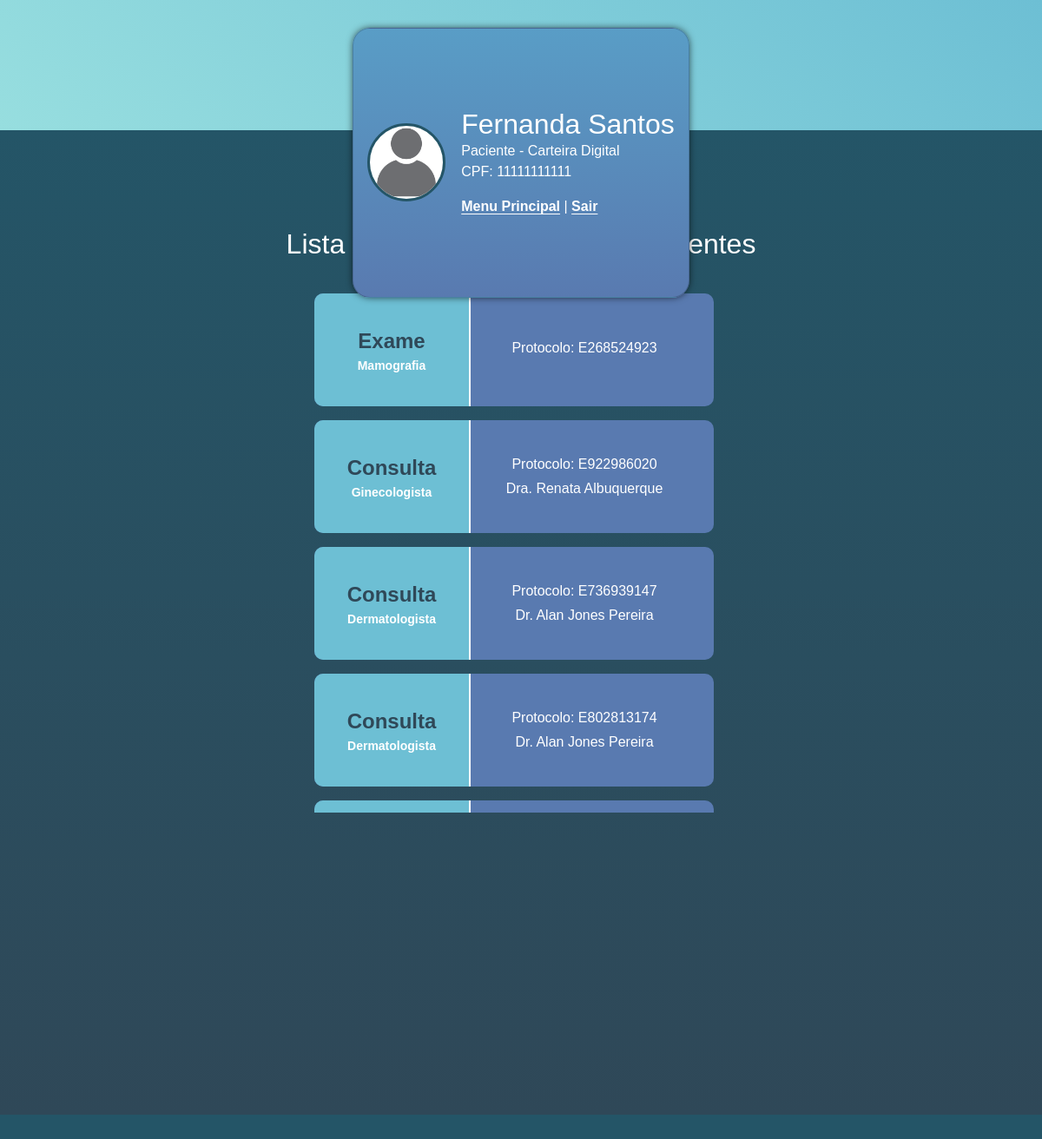
Screenshot of /encaminhamentos (signed in) with the database file from the repository.
### main/models.py (models this page shows, shortened)
class DimPaciente(db.Model, UserMixin):
    _tablename_ = 'dim_paciente'
    id_paciente = db.Column(db.Integer, primary_key=True)
    cpf = db.Column(db.String(11), unique=True, nullable=False)
    nome = db.Column(db.String(100), nullable=False)
    data_nascimento = db.Column(db.Date, nullable=True)
    telefone = db.Column(db.String(20), nullable=True)
    email = db.Column(db.String(100), nullable=True)
    senha = db.Column(db.String(255), nullable=True)
    access_key = db.Column(db.String(255), nullable=True)
    role = db.Column(db.String(10), default='paciente')

class DimEncaminhamento(db.Model):
    _tablename_ = 'dim_encaminhamento'
    id_encaminhamento = db.Column(db.Integer, primary_key=True)
    fk_id_tipo_encaminhamento = db.Column(db.String, db.ForeignKey('dim_tipo_encaminhamento.id_tipo_encaminhamento'), nullable=False)
    fk_id_paciente = db.Column(db.Integer, db.ForeignKey('dim_paciente.id_paciente'), nullable=False)
    fk_id_medico = db.Column(db.Integer, db.ForeignKey('dim_medico.id_medico'), nullable=True)
    fk_id_exame = db.Column(db.Integer, db.ForeignKey('dim_tipo_exame.id_exame'), nullable=True)
    protocolo_encaminhamento = db.Column(db.String, nullable=True)
    protocolo_agendamento = db.Column(db.String, nullable=True)
    paciente = db.relationship('DimPaciente', backref=db.backref('encaminhamentos', lazy=True))
    medico = db.relationship('DimMedico', backref=db.backref('encaminhamentos', lazy=True))
    exame = db.relationship('DimTipoExame', backref=db.backref('encaminhamentos', lazy=True))
    tipo = db.relationship('DimTipoEncaminhamento', backref=db.backref('tipo', lazy=True))

class DimTipoEncaminhamento(db.Model):
    _tablename_ = 'dim_tipo_encaminhamento'
    id_tipo_encaminhamento = db.Column(db.Integer, primary_key=True)
    tipo_encaminhamento = db.Column(db.String(100), nullable=False)

class DimTipoExame(db.Model):
    _tablename_ = 'dim_tipo_exame'
    id_exame = db.Column(db.Integer, primary_key=True)
    tipo_exame = db.Column(db.String(100), nullable=False)

class DimMedico(db.Model):
    _tablename_ = 'dim_medico'
    id_medico = db.Column(db.Integer, primary_key=True)
    cpf = db.Column(db.String(11), unique=True, nullable=False)
    pronome_tratamento = db.Column(db.String(10), nullable=False)
    nome = db.Column(db.String(100), nullable=False)
    crm = db.Column(db.String(20), unique=True, nullable=False)
    data_nascimento = db.Column(db.Date, nullable=True)
    telefone = db.Column(db.String(20), nullable=True)
    email = db.Column(db.String(100), nullable=True)
    senha = db.Column(db.String(255), nullable=True)
    access_key = db.Column(db.String(255), nullable=True)
    especialidade = db.Column(db.String(100), nullable=False)
    role = db.Column(db.String(10), default='medico')

### main/routes.py (the view)
@app.route('/encaminhamentos', methods=['GET', 'POST'])
def listar_encaminhamentos_pendentes():
    id_paciente = current_user.id_paciente
    paciente = DimPaciente.query.get(id_paciente)
    encaminhamentos = (DimEncaminhamento.query
                       .filter(DimEncaminhamento.fk_id_paciente == id_paciente)
                       .filter(DimEncaminhamento.protocolo_agendamento == None)
                       .all()
                       )
    titulo = "Lista de encaminhamentos pendentes"
    return render_template("listar_encaminhamentos.html",
                           paciente=paciente,
                           encaminhamentos=encaminhamentos,
                           titulo=titulo
                           )

### main/models.py (called while the page is built)
@login_manager.user_loader
def load_user(id_usuario):
    return DimPaciente.query.get(int(id_usuario))

### main/templates/listar_encaminhamentos.html (shortened to what this page needs)
<!DOCTYPE html>
<html lang="en">
<head>
    {% include 'includes/bootstrap.html' %}
    <link rel="stylesheet" href="{{ url_for('static', filename='style.css') }}">
    <link rel="stylesheet" href="https://cdn.jsdelivr.net/npm/bootstrap-icons@1.11.3/font/bootstrap-icons.min.css">
</head>
<body>
    <header>
        {% include 'includes/card_paciente.html' %}
    </header>
    <section class="services_area">
        <h2 class="mb-4" id="title_service">
            {{ titulo }}
        </h2>
        <div class="list_users">
            {% for encaminhamento in encaminhamentos %}
                <a href="" class="user_info_list" data-bs-toggle="modal" data-bs-target="#confirmation{{encaminhamento.id_encaminhamento}}">
                    <div class="date-consult">
                        <span id="date_list">{{ encaminhamento.tipo.tipo_encaminhamento }}</span>
                        {% if encaminhamento.fk_id_medico %}
                            <span id="day_list">{{encaminhamento.medico.especialidade}}</span>
                        {% endif %}
                        {% if encaminhamento.fk_id_exame %}
                            <span id="day_list">{{encaminhamento.exame.tipo_exame}}</span>
                        {% endif %}
                    </div>
                    <div class="user_more_info">
                        <span>Protocolo: {{encaminhamento.protocolo_encaminhamento}}</span>
                        <span>{{encaminhamento.medico.pronome_tratamento}} {{encaminhamento.medico.nome}}</span>
                    </div>
                </a>
            {% endfor%}
        </div>
    </section>
</body>
</html>

### main/templates/includes/card_paciente.html
<div class="card">
    <div class="infos">
        <div class="user_img">
            <img src="{{ url_for('static', filename='images/default.png') }}" alt="">
        </div>
        <div class="user_info">
            <h2 class="mb-0">{{paciente.nome}}</h2>
            <p class="mb-0">{{paciente.role}} - Carteira Digital</p>
            <p class="mb-3">CPF: {{paciente.cpf}}</p>
            <a class="card-links" href="{{ url_for('menu_principal_paciente') }}">
                <span class="card-links">Menu Principal</span>
            </a>
            <span>   |   </span>
            <a  href="{{ url_for('logout') }}">
                <span class="card-links">Sair</span>
            </a>
        </div>
    </div>
</div>

### main/static/style.css (style rules this page uses)
* { margin: 0; padding: 0; box-sizing: border-box; font-family: sans-serif; }
body { height: 100vh; background-color: #245567; }
header { position: static; height: 150px; background: linear-gradient(45deg, #97dedf, #6dbfd4); display: flex; justify-content: center; box-shadow: 2px 0px 8px -1px rgba(0,0,0,1); }
.card { height: 23%; margin-top: 2rem; position: absolute; border-radius: 20px; background: linear-gradient(#599dc6, #597ab0); min-width: 30%; display: flex; flex-direction: column; justify-content: center; color: #fff; box-shadow: 0px 0px 8px -1px rgba(0,0,0,0.75); }
.infos { display: flex; justify-content: center; gap: 18px; align-items: center; padding: 1rem; }
.user_img img { position: relative; width: 90px; height: 90px; background-color: #fff; border-radius: 50%; border: 3px solid #245567; object-fit: cover; }
.services_area { display: flex; flex-direction: column; align-items: center; width: 100%; height: 84vh; background: linear-gradient(#245567, #2f4858); overflow: hidden; }
#title_service { color: #fff; margin-top: 7rem; }
.list_users { padding: 2px; margin-top: 12px; margin-bottom: 12px; max-height: 600px; width: 480px; display: flex; justify-content: end; align-items: center; flex-wrap: wrap; overflow-y: auto; }
.user_info a { text-decoration: none; color: #fff; }
.user_info_list { text-decoration: none; display: flex; align-items: center; width: 460px; background-color: #597ab0; border-radius: 10px; cursor: pointer; transition: all .1s; margin-bottom: 1rem; margin-right: 1rem; }
.date-consult { display: flex; flex-direction: column; min-width: 180px; height: 130px; align-items: center; justify-content: center; margin-right: 1rem; border-right: 2px solid #fff; padding: 1rem; font-size: 18pt; background-color: #6dbfd4; border-radius: 10px 0px 0px 10px; }
#date_list { font-size: 18pt; font-weight: bold; color: #2f4858; }
#day_list { font-size: 14px; font-weight: 600; color: #fff; }
.user_more_info { display: flex; flex-direction: column; min-width: 230px; gap: 4px; padding: 1rem; align-items: center; justify-content: space-between; color: #fff; }
.card-links { font-weight: bold; text-decoration: underline; text-underline-offset: 3px; }

### rows the page displays
DimPaciente: nome "Fernanda Santos", role "Paciente", cpf "11111111111"
DimEncaminhamento: tipo.tipo_encaminhamento "Exame", exame.tipo_exame "Mamografia", protocolo_encaminhamento "E268524923"
DimEncaminhamento: tipo.tipo_encaminhamento "Consulta", medico.especialidade "Ginecologista", protocolo_encaminhamento "E922986020", medico.pronome_tratamento "Dra.", medico.nome "Renata Albuquerque"
DimEncaminhamento: tipo.tipo_encaminhamento "Consulta", medico.especialidade "Dermatologista", protocolo_encaminhamento "E736939147", medico.pronome_tratamento "Dr.", medico.nome "Alan Jones Pereira"
DimEncaminhamento: tipo.tipo_encaminhamento "Consulta", medico.especialidade "Dermatologista", protocolo_encaminhamento "E802813174", medico.pronome_tratamento "Dr.", medico.nome "Alan Jones Pereira"

### other values shown
{{ titulo }} "Lista de encaminhamentos pendentes"
